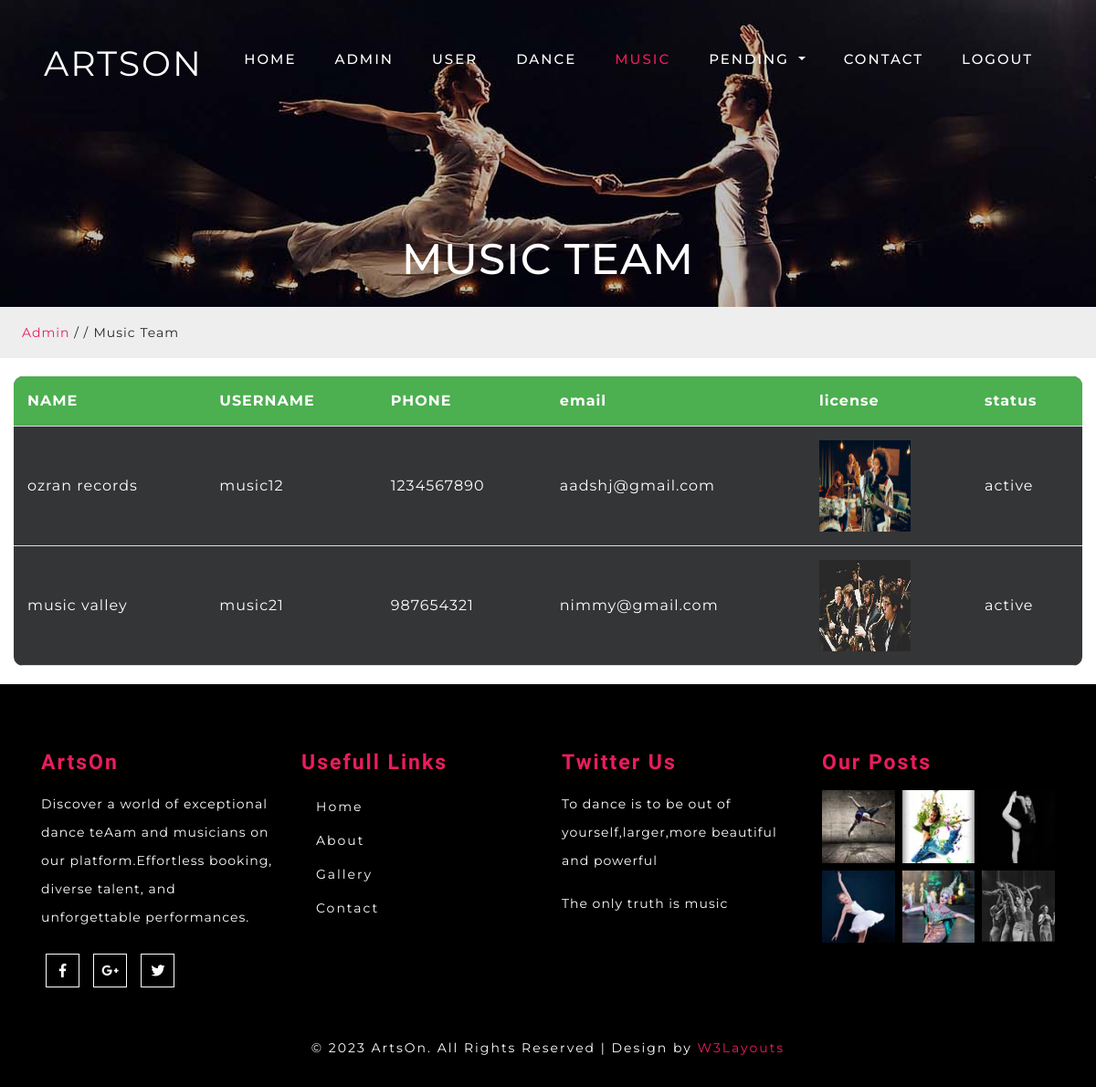
The app's page /adminmusic with its own data.
### app/models.py (models this page shows, shortened)
class compmusic(models.Model):
    name=models.CharField(max_length=30)
    username=models.CharField(max_length=20,unique=True)
    phone=models.CharField(max_length=15)
    email=models.EmailField(max_length=30)
    license=models.FileField()
    password=models.CharField(max_length=20)
    status=models.CharField(max_length=20)
    profile=models.FileField(null=True)

### app/views.py (the view)
# urls.py: path('adminmusic',views.adminmusic),
def adminmusic(re):
    data = compmusic.objects.all()
    return render(re, 'adminpage/adminmusic.html', {'data': data})

### template/adminpage/adminmusic.html (shortened to what this page needs)
<!DOCTYPE html>
<html lang="zxx" xmlns="http://www.w3.org/1999/html">
   <head>
       {% load static %}
      <link href="{% static 'assets/css/bootstrap.min.css' %}" rel="stylesheet" type="text/css" media="all">
      <link href="{% static 'assets/css/fontawesome-all.min.css' %}" rel="stylesheet" type="text/css" media="all">
      <link href="{% static 'assets/css/style.css' %}" rel='stylesheet' type='text/css' media="all">
   </head>
   <body>
      <div class="header-outs" id="home">
         <div class="header-bar">
            <nav class="navbar navbar-expand-lg navbar-light">
               <div class="hedder-up">
                  <h1><a class="navbar-brand" href="index.html">ArtsOn</a></h1>
               </div>
               <div class="collapse navbar-collapse justify-content-end" id="navbarSupportedContent">
                  <ul class="navbar-nav ">
                     <li class="nav-item ">
                        <a class="nav-link" href="../">Home <span class="sr-only">(current)</span></a>
                     </li>
                     <li class="nav-item ">
                        <a href="adminhome" class="nav-link">Admin</a>
                     </li>
                     <li class="nav-item ">
                        <a href="adminuser" class="nav-link ">User</a>
                     </li>
                     <li class="nav-item ">
                        <a href="admindance" class="nav-link">Dance</a>
                     </li>
                     <li class="nav-item active">
                        <a href="adminmusic" class="nav-link">Music</a>
                     </li>
                      <li class="nav-item dropdown">
                        <a class="nav-link dropdown-toggle" href="" id="navbarDropdown" role="button" data-toggle="dropdown" aria-haspopup="true" aria-expanded="false">
                        pending
                        </a>
                     </li>
                      <li class="nav-item ">
                        <a href="conhome" class="nav-link">contact</a>
                     </li>
                      <li class="nav-item ">
                        <a href="logout" class="nav-link">Logout</a>
                     </li>
                  </ul>
               </div>
            </nav>
         </div>
      </div>
      <div class="inner_page-banner one-img">
          <div class="container">
                        <div class="slider-info text-center">
                           <h4>MUSIC TEAM<br></h4><br>
                        </div>
          </div>
      </div>
      <div class="using-border py-3">
         <div class="inner_breadcrumb  ml-4">
            <ul class="short_ls">
               <li>
                  <a href="adminhome">Admin</a>
                  <span>/ /</span>
               </li>
               <li>Music Team</li>
            </ul>
         </div>
      </div>
      <div class="col-xl-12"  >
        <table>
            <tr>
              <th>NAME</th>
              <th>USERNAME</th>
              <th>PHONE</th>
              <th>email</th>
              <th>license</th>
              <th>status</th>
            </tr>
         {% for i in data %}
            <tr>
                <td>{{i.name}}</td>
                <td>{{i.username}}</td>
                <td>{{i.phone}}</td>
               <td>{{i.email}}</td>
                <td><img src="{{i.license.url}}" height="100px" width="100px"></td>
               <td>{{i.status}}</td>
            </tr>
         {% endfor %}
    </table>
      </div></div>
      <footer class="py-lg-4 py-md-3 py-sm-3 py-3">
         <div class="container py-lg-5 py-md-5 py-sm-4 py-3">
            <div class="row ">
               <div class="dance-agile-info col-lg-3 col-md-6 col-sm-6 ">
                  <h4 class="pb-lg-3 pb-3"><a href="index.html">ArtsOn</a></h4>
                  <div class="bottom-para pb-sm-3 pb-2">
                     <p>Discover a world of exceptional dance teAam and musicians on our platform.Effortless booking,
                        diverse talent, and unforgettable performances.</p>
                  </div>
                  <div class="bottom-social pt-2">
                     <ul>
                        <li>
                           <a href="#">
                           <span class="fab fa-facebook-f"></span>
                           </a>
                        </li>
                        <li>
                           <a href="#">
                           <span class="fab fa-google-plus-g"></span>
                           </a>
                        </li>
                        <li>
                           <a href="#">
                           <span class="fab fa-twitter"></span>
                           </a>
                        </li>
                     </ul>
                  </div>
               </div>
               <div class=" col-lg-3 col-md-6 col-sm-6 dance-agile-info">
                  <h4 class="pb-lg-3 pb-3">Usefull Links</h4>
                  <nav class="border-line">
                     <ul class="nav flex-column">
                        <li class="nav-item active">
                           <a class="nav-link" href="index">Home <span class="sr-only">(current)</span></a>
                        </li>
                        <li class="nav-item">
                           <a href="about" class="nav-link ">About</a>
                        </li>
                        <li class="nav-item">
                           <a href="gallery" class="nav-link">Gallery</a>
                        </li>
                        <li class="nav-item">
                           <a href="contact" class="nav-link">Contact</a>
                        </li>
                     </ul>
                  </nav>
               </div>
               <div class="dance-agile-info col-lg-3 col-md-6 col-sm-6 ">
                  <h4 class="pb-lg-3 pb-3">Twitter Us</h4>
                  <div class="bottom-para pb-3">
                     <p>To dance is to be out of yourself,larger,more beautiful and powerful</p>
                  </div>
                  <div class="bottom-para">
                     <p>The only truth is music</p>
                  </div>
               </div>
               <div class="dance-agile-info col-lg-3 col-md-6 col-sm-6">
                  <h4 class="pb-lg-3 pb-3">Our Posts</h4>
                  <div class="footer-post d-flex mb-2">
                     <div class="agileinfo_footer_grid1 mr-2">
                        <a href="class.html">
                        <img src="{% static 'assets/images/f1.jpg' %}" alt=" " class="img-fluid">
                        </a>
                     </div>
                     <div class="agileinfo_footer_grid1 mr-2">
                        <a href="#">
                        <img src="{% static 'assets/images/f2.jpg' %}" alt=" " class="img-fluid">
                        </a>
                     </div>
                     <div class="agileinfo_footer_grid1">
                        <a href="class.html">
                        <img src="{% static 'assets/images/f3.jpg' %}" alt=" " class="img-fluid">
                        </a>
                     </div>
                  </div>
                  <div class="footer-post d-flex">
                     <div class="agileinfo_footer_grid1 mr-2">
                        <a href="class.html">
                        <img src="{% static 'assets/images/f4.jpg' %}" alt=" " class="img-fluid">
                        </a>
                     </div>
                     <div class="agileinfo_footer_grid1 mr-2">
                        <a href="class.html">
                        <img src="{% static 'assets/images/f5.jpg' %}" alt=" " class="img-fluid">
                        </a>
                     </div>
                     <div class="agileinfo_footer_grid1">
                        <a href="class.html">
                        <img src="{% static 'assets/images/f6.jpg' %}" alt=" " class="img-fluid">
                        </a>
                     </div>
                  </div>
               </div>
            </div>
         </div>
         <div class="copy-agile-right text-center text-white py-2">
            <p>
               © 2023 ArtsOn. All Rights Reserved | Design by <a href="http://www.W3Layouts.com" target="_blank">W3Layouts</a>
            </p>
         </div>
      </footer>
   </body>
</html>

### static/assets/css/style.css (style rules this page uses)
html, body { padding: 0; margin: 0; background: #fff; letter-spacing: 1px; font-family: 'Montserrat', sans-serif; }
body a { outline: none; transition: 0.5s all; -webkit-transition: 0.5s all; -moz-transition: 0.5s all; -o-transition: 0.5s all; -ms-transition: 0.5s all; text-decoration: none; }
h1, h2, h3, h4, h5, h6 { margin: 0; padding: 0; font-family: 'Montserrat', sans-serif; letter-spacing: 1px; }
p { font-size:14px; margin: 0; padding: 0; letter-spacing: 1px; font-family: 'Montserrat', sans-serif; }
ul { margin: 0; padding: 0; list-style-type: none; }
.header-bar { position: absolute; width: 100%; z-index: 99; }
h1 a.navbar-brand { font-size: 41px; color: #fff !important; text-transform: uppercase; font-weight: 400; letter-spacing: 2px; margin: 0px; }
.navbar-light .navbar-nav .nav-link { color: #fff; font-size: 15px; letter-spacing: 2px; text-transform: uppercase; font-weight: 500; padding: 10px 25px; transition: 0.5s all; -webkit-transition: 0.5s all; -moz-transition: 0.5s all; -o-transition: 0.5s all; -ms-transition: 0.5s all; }
nav.navbar.navbar-expand-lg.navbar-light { background: rgba(14, 14, 14, 0); padding: 2em 3em 0em; }
.navbar-light .navbar-nav .active>.nav-link, .navbar-light .navbar-nav .nav-link.active, .navbar-light .navbar-nav .nav-link.open, .navbar-light .navbar-nav .open>.nav-link { color: #ea1d5d ; }
.navbar-light .navbar-nav .active>.nav-link, .navbar-light .navbar-nav .nav-link.active, .navbar-light .navbar-nav .nav-link.show, .navbar-light .navbar-nav .show>.nav-link { color: #ea1d5d; }
.inner_page-banner { text-align: center; background: url(../images/b1.jpg) no-repeat center; background-size: cover; -webkit-background-size: cover; -moz-background-size: cover; -o-background-size: cover; -ms-background-size: cover; min-height: 300px; }
ul.short_ls li a { color: #ea1d5d; text-decoration: none; }
ul.short_ls li { list-style: none; display: inline-block; letter-spacing: 1px; font-size: 14px; }
.using-border { width: 100%; border: none; background: #eee; }
.hedder-up { padding: 10px 0px 0px; text-align: center; }
.one-img { background: url(../images/b1.jpg)no-repeat center; }
a { color: #fff; text-decoration: none; }
.slider-info { padding: 22em 0 0; }
.slider-info h4 { color: #fff; font-size: 52px; letter-spacing: 1px; }
footer { background:#000; }
.dance-agile-info h4 ,.dance-agile-info h4 a { font-size: 25px; color: #ea1d5d; letter-spacing: 2px; font-family: 'Felipa', cursive; font-weight:bold; }
.bottom-para { line-height: 31px; color: #fff; }
.bottom-social ul li { display: inline-block; }
.bottom-social ul li a span { font-size: 15px; border: 1px solid; letter-spacing: 0px; width: 37px; height: 37px; line-height: 35px; text-align: center; margin: 0px 5px; transition: 0.5s all; -webkit-transition: 0.5s all; transition: 0.5s all; -moz-transition: 0.5s all; }
.nav-link { font-size: 14px; color: #fff; letter-spacing: 2px; }
.copy-agile-right p { letter-spacing: 2px; }
.copy-agile-right p a { color:#ea1d5d; }
@media (max-width:1440px) { h1 a.navbar-brand { font-size: 38px; } }
@media (max-width:1440px) { .navbar-light .navbar-nav .nav-link { padding: 10px 21px; } }
@media (max-width:1440px) { .slider-info { padding: 18em 0 0; } }
@media (max-width:1440px) { .slider-info h4 { font-size: 47px; } }
@media (max-width:1440px) { .dance-agile-info h4, .dance-agile-info h4 a { font-size: 23px; } }
@media (max-width:1280px) { .slider-info { padding: 16em 0 0; } }

### template/adminpage/adminmusic.html (style rules this page uses)
table { width: 100%; border-collapse: collapse; margin: 20px 0; overflow: hidden; background-color:black box-shadow: 0 0 20px rgba(0, 0, 0, 0.1); border-radius: 10px; }
th { padding: 15px; spacing:50px text-align: center; border-bottom: 1px solid #ddd; }
td { padding: 15px; text-align: left; border-bottom: 1px solid #ddd; color:white; }
th { background-color: #4CAF50; color: white; }
tr:nth-child(even) { background-color: #333536; color:black; }
tr:nth-child(odd) { background-color: #333536; color:black; }

### records on screen
compmusic: name "ozran records", username "music12", phone "1234567890", email "aadshj@gmail.com", license (picture), status "active"
compmusic: name "music valley", username "music21", phone "987654321", email "nimmy@gmail.com", license (picture), status "active"
